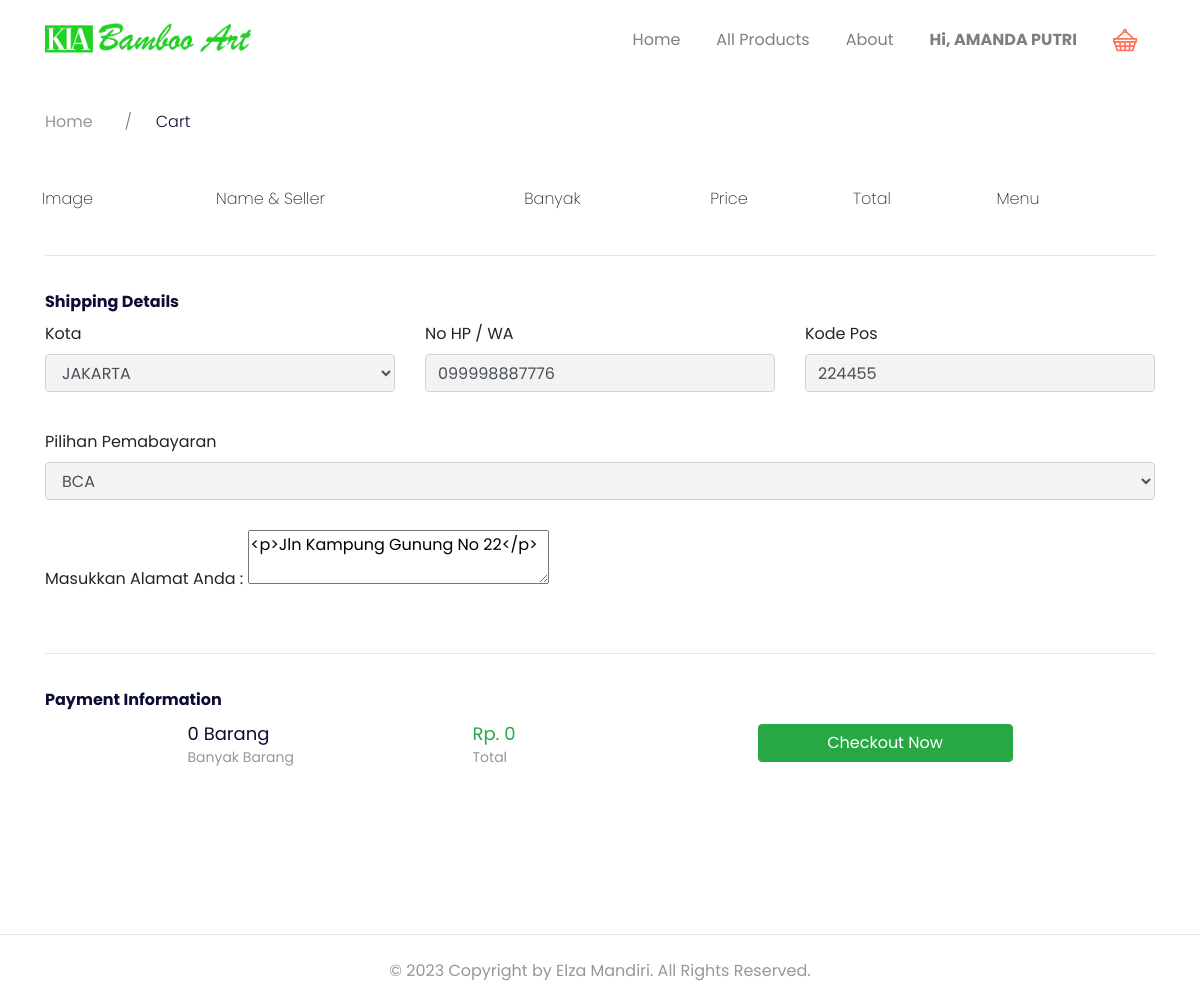
Page /cart.php (signed in) on the committed database.
### tables this page shows
CREATE TABLE `users` (
  `id_user` int(11) NOT NULL,
  `name` varchar(255) NOT NULL,
  `email` varchar(255) NOT NULL,
  `password` varchar(255) NOT NULL,
  `address` text,
  `phone_number` varchar(255) NOT NULL,
  `postal_code` varchar(191) NOT NULL,
  `roles` varchar(255) NOT NULL
);

### config/config.php (called while the page is built, shortened)
<?php
$host = 'localhost';
$user = 'root';
$password = '';
$dbname = 'bamboo_art';
$conn = mysqli_connect($host, $user, $password, $dbname);
function query($query)
{
    global $conn;
    $result = mysqli_query($conn, $query);
    $rows = [];
    while ($row = mysqli_fetch_assoc($result)) {
        $rows[] = $row;
    }
    return $rows;
}
function rows($query)
{
    global $conn;
    $result = mysqli_query($conn, $query);
    $rows = mysqli_num_rows($result);
    return $rows;
}
?>

### cart.php (the view, shortened to what this page needs)
<?php
require_once 'config/config.php';
?>
<!DOCTYPE html>
<html lang="en">
<head>
  <link href="https://unpkg.com/aos@2.3.1/dist/aos.css" rel="stylesheet" />
  <link href="assets/style/main.css" rel="stylesheet" />
</head>
<body>
  <nav
      class="navbar navbar-expand-lg navbar-light navbar-store fixed-top navbar-fixed-top"
      data-aos="fade-down"
  >
    <div class="container">
      <a href="index.php" class="navbar-brand" title="home">
        <img src="assets/images/kia-glyph-logo.png" style="width:206px;height:46px;" alt="logo" />
      </a>
      <div class="collapse navbar-collapse" id="navbarResponsive">
        <ul class="navbar-nav ml-auto">
          <li class="nav-item">
            <a href="index.php" class="nav-link">Home</a>
          </li>
          <li class="nav-item">
            <a href="products.php" class="nav-link">All Products</a>
          </li>
          <li class="nav-item">
            <a href="about.php" class="nav-link">About</a>
          </li>
          <?php
          if (!isset($_SESSION["login"]) && !isset($_SESSION["user"])) : ?>
            <li class="nav-item">
              <a href="register.php" class="nav-link">Sign Up</a>
            </li>
            <li class="nav-item">
              <a
                href="login.php"
                class="btn btn-success nav-link px-4 text-white"
                >Sign In</a
              >
            </li>
          <?php else: ?>
            <li class="nav-item dropdown">
              <?php
                $id = $_SESSION["user"];
                $user = query("SELECT * FROM users WHERE id_user = $id")[0];
              ?>
                <a
                  href="#"
                  class="nav-link font-weight-bold"
                  id="navbarDropdown"
                  role="button"
                  data-toggle="dropdown"
                >
                  Hi, <?= $user["name"]; ?>
                </a>
            </li>
            <li class="nav-item">
              <?php
                $id = $user["id_user"];
                $carts = rows("SELECT * FROM carts WHERE user_id = $id");
              ?>
              <?php if ($carts >= 1) : ?>
                <a href="cart.php" class="nav-link d-inline-block">
                  <img
                    src="assets/images/shopping-cart-filled.svg"
                    alt="cart-empty"
                  />
                  <div class="cart-badge"><?= $carts; ?></div>
                </a>
              <?php else : ?>
                <a href="cart.php" class="nav-link d-inline-block">
                  <img
                    src="assets/images/icon-cart-empty.svg"
                    alt="cart-empty"
                  />
                </a>
              <?php endif; ?>
            </li>
          <?php endif;?>
        </ul>
      </div>
    </div>
  </nav>
  <div class="page-content page-cart">
    <section class="store-breadcrumb" data-aos="fade-down" data-aos-delay="100">
      <div class="container">
        <div class="row">
          <div class="col-12">
            <nav>
              <ol class="breadcrumb bg-transparent">
                <li class="breadcrumb-item">
                  <a href="/index.html">Home</a>
                </li>
                <li class="breadcrumb-item active">
                  Cart
                </li>
              </ol>
            </nav>
          </div>
        </div>
      </div>
    </section>
    <section class="store-cart">
      <div class="container">
        <div class="row" data-aos="fade-up" data-aos-delay="100">
          <div class="col-12 table-responsive">
            <table class="table table-borderless table-cart">
              <thead>
                <tr>
                  <th>Image</th>
                  <th>Name &amp; Seller</th>
                  <th>Banyak</th>
                  <th>Price</th>
                  <th>Total</th>
                  <th>Menu</th>
                </tr>
              </thead>
              <?php
                $banyak = 0;
                $berat = 0;
                $total = 0;
                ?>
            </table>
          </div>
        </div>
        <form action="" method="POST">
          <div class="row" data-aos="fade-up" data-aos-delay="150">
            <div class="col-12">
              <hr>
            </div>
            <div class="col-12">
              <h2>
                Shipping Details
              </h2>
            </div>
          </div>
          <div class="row mb-2" data-aos="fade-up" data-aos-delay="200">
            <div class="col-md-4">
              <div class="form-group">
                <label for="city">Kota</label>
                <select name="city" id="city" class="form-control" required>
                  <option value="JAKARTA">JAKARTA</option>
                </select>
              </div>
            </div>
            <div class="col-md-4">
              <div class="form-group">
                <label for="phone_number">No HP / WA</label>
                <input type="tel" name="phone_number" id="phone_number" class="form-control form-store" value="<?= $user["phone_number"] ?? ''; ?>" required>
              </div>
            </div>
            <div class="col-md-4">
              <div class="form-group">
                <label for="zip_code">Kode Pos</label>
                <input type="text" name="zip_code" id="zip_code" required value="<?= $user["postal_code"] ?? ''; ?>" class="form-control form-store">
              </div>
            </div>
            <div class="col-md-12 mt-2">
              <div class="form-group">
              <label for="rekening">Pilihan Pemabayaran</label>
                  <?php
                    $rekening = query("SELECT * FROM rekening_numbers");
                  ?>
                  <select name="rekening" id="rekening" class="form-control">
                    <?php foreach ($rekening as $r) : ?>
                      <option value="<?= $r["id_rekening"]; ?>"><?= $r["bank_name"]; ?></option>
                    <?php endforeach; ?>
                  </select>
              </div>
            </div>
            <?php if ($berat >= 10000) : ?>
              <div class="col-md-12 text-center my-4" id="alert-berat">
                <h5>Berat barang anda lebih dari <strong>10 Kilogram</strong></h5>
                <p class="text-muted">Apakah barang anda ingin di antar kami ?</p>
                <div class="custom-control custom-radio custom-control-inline">
                  <input type="radio" id="radioTrue" value="1" name="delivered" class="custom-control-input">
                  <label class="custom-control-label" for="radioTrue">Ya, Antar</label>
                </div>
                <div class="custom-control custom-radio custom-control-inline">
                  <input type="radio" id="radioFalse" value="0" name="delivered" class="custom-control-input">
                  <label class="custom-control-label" for="radioFalse">Tidak, Terimakasih</label>
                </div>
              </div>
              <?php else : ?>
              <div class="col-md-12">
                <div class="form-group">
                  <label for="alamat">Masukkan Alamat Anda :</label>
                  <textarea name="alamat" id="editor"><?= $user["address"] ?? ''; ?></textarea>
                </div>
              </div>
              <?php endif; ?>
          </div>
          <div class="row" data-aos="fade-up" data-aos-delay="150">
            <div class="col-12">
              <hr>
            </div>
            <div class="col-12">
              <h2 class="mb-2">
                Payment Information
              </h2>
            </div>
          </div>
          <div class="row justify-content-center" data-aos="fade-up" data-aos-delay="200">
            <div class="col-4 col-md-3">
              <div class="product-title"><?= number_format($banyak); ?> Barang</div>
              <div class="product-subtitle mb-3">Banyak Barang</div>
            </div>
            <div class="col-4 col-md-3">
              <div class="product-title text-success">Rp. <?= number_format($total); ?></div>
              <div class="product-subtitle">Total</div>
            </div>
            <div class="col-8 col-md-3">
              <button type="submit" name="checkout" class="btn btn-success btn-block px-4 mt-1">Checkout Now</button>
            </div>
          </div>
        </form>
      </div>
    </section>
  </div>
    <footer>
      <div class=" container">
        <div class="row">
          <div class="col-12">
            <p class="pt-4 pb-2">&copy; <?= date('Y'); ?> Copyright by Elza Mandiri. All Rights Reserved.</p>
          </div>
        </div>
      </div>
    </footer>
</body>
</html>

### rows in the picture
users: name "AMANDA PUTRI", phone_number "099998887776", zip_code "224455", alamat "<p>Jln Kampung Gunung No 22</p>"

### other values in the picture
$banyak "0"
$total "0"
form field rekening "BCA"
